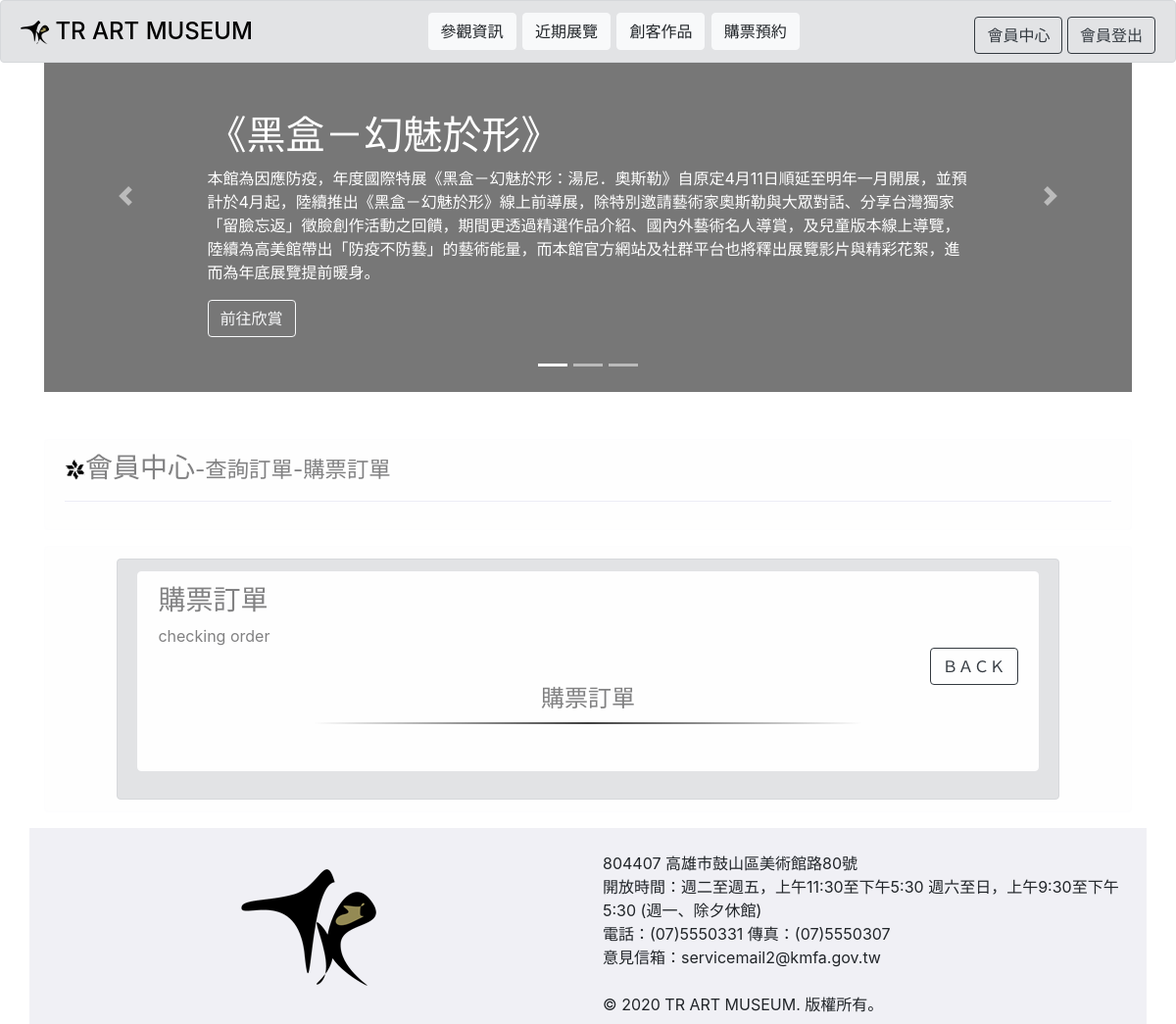
/page005-2-2-1.php (signed in), run on an earlier commit of the app's database.
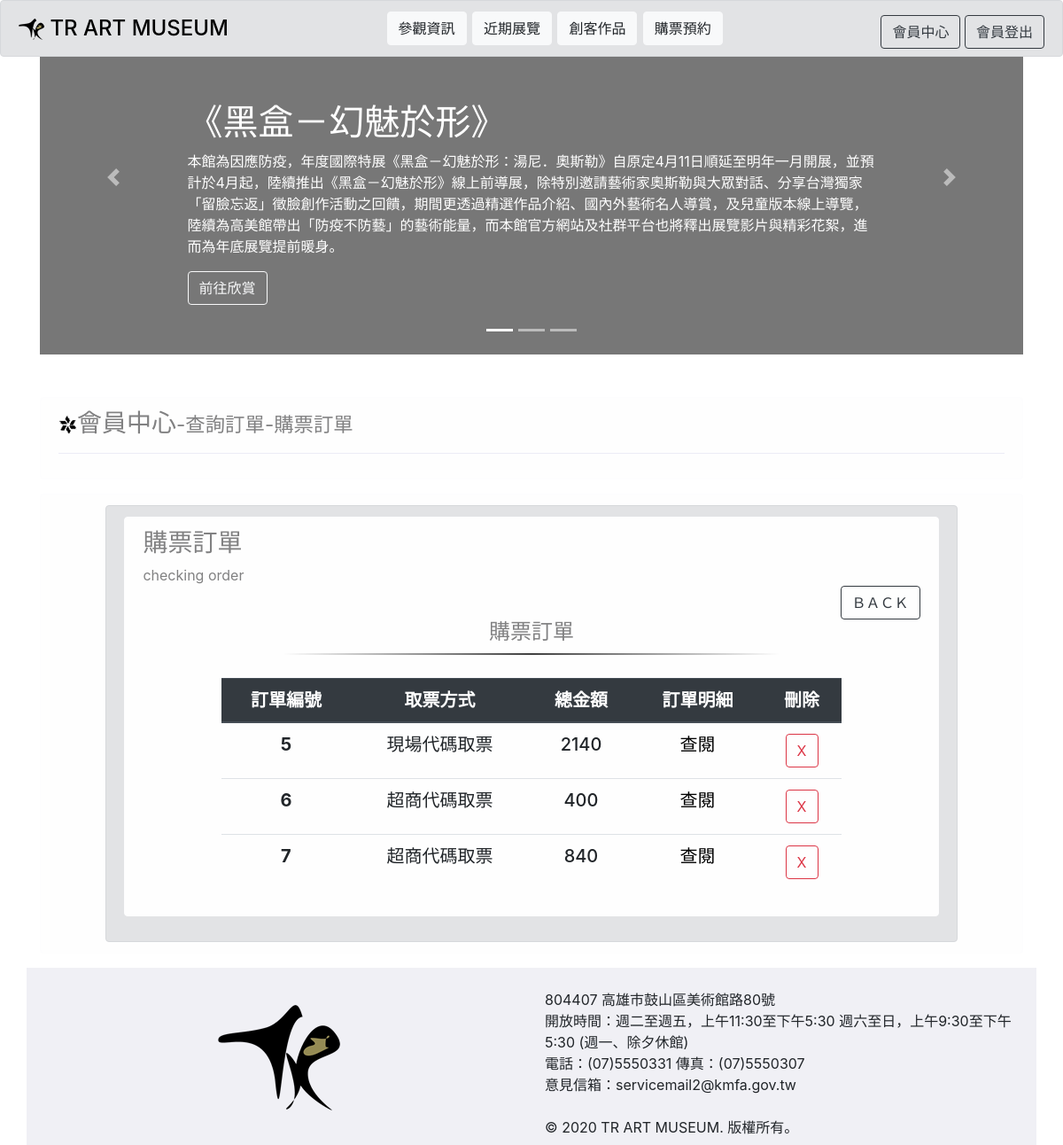
And on a later commit of the database.
### tables this page shows
CREATE TABLE `ticketorder` (
  `toid` int(11) NOT NULL,
  `mid` varchar(200) NOT NULL,
  `payment` varchar(200) NOT NULL,
  `gettickets` varchar(200) NOT NULL,
  `sum` varchar(200) NOT NULL
);

### checkticketorder.php (the view, shortened to what this page needs)
<?php
    $userid = $_SESSION["user_type"];
       require "includes/db.php";
    $sql = "SELECT * FROM ticketorder WHERE mid='$userid'";
    $result = $conn->query($sql);
    if ($result->num_rows > 0) {
            echo "    <table class='table'>";
            echo "        <thead class='thead-dark'>";
            echo "            <tr align='center'>";
            echo "                <th scope='col'>訂單編號</th>";
            echo "                <th scope='col'>取票方式</th>";
            echo "                <th scope='col'>總金額</th>";
            echo "                <th scope='col'>訂單明細</th>";
            echo "                <th scope='col'>刪除</th>";
            echo "            </tr>";
            echo "        </thead>";
            echo "        <tbody>";
        while($row = $result->fetch_assoc()) {
            $sum = $row["sum"];
            $gettickets = $row["gettickets"];
            $toid = $row["toid"];
            echo "            <tr align='center'>";
            echo "                <th scope='row'>$toid</th>";
            echo "                <td>";
            if($gettickets==1){
                echo"現場代碼取票";
            } elseif ($gettickets==2) {
                echo"超商代碼取票";
            } elseif ($gettickets==3) {
                echo"手機電子票";
            }
            echo "                </td>";
            echo "                <td>$sum</td>";
            echo "                <td><a href='looktitcketorderlist.php?toid=$toid' style='color:#000000;'>查閱</a></td>";
            echo "                <td><a href='deletetitcketorder.php?toid=$toid'> <button type='button' class='btn btn-outline-danger'>X</button></a></td>";
            echo "            </tr>";
        }
        echo "        </tbody>";
        echo "    </table>";
    }
?>

What changed in the data, as far as the page shows it:
added ticketorder: toid "5", gettickets "現場代碼取票", sum "2140"
added ticketorder: toid "6", gettickets "超商代碼取票", sum "400"
added ticketorder: toid "7", gettickets "超商代碼取票", sum "840"
Also different on the page:
text now shown: "訂單編號 取票方式 總金額 訂單明細 刪除"
